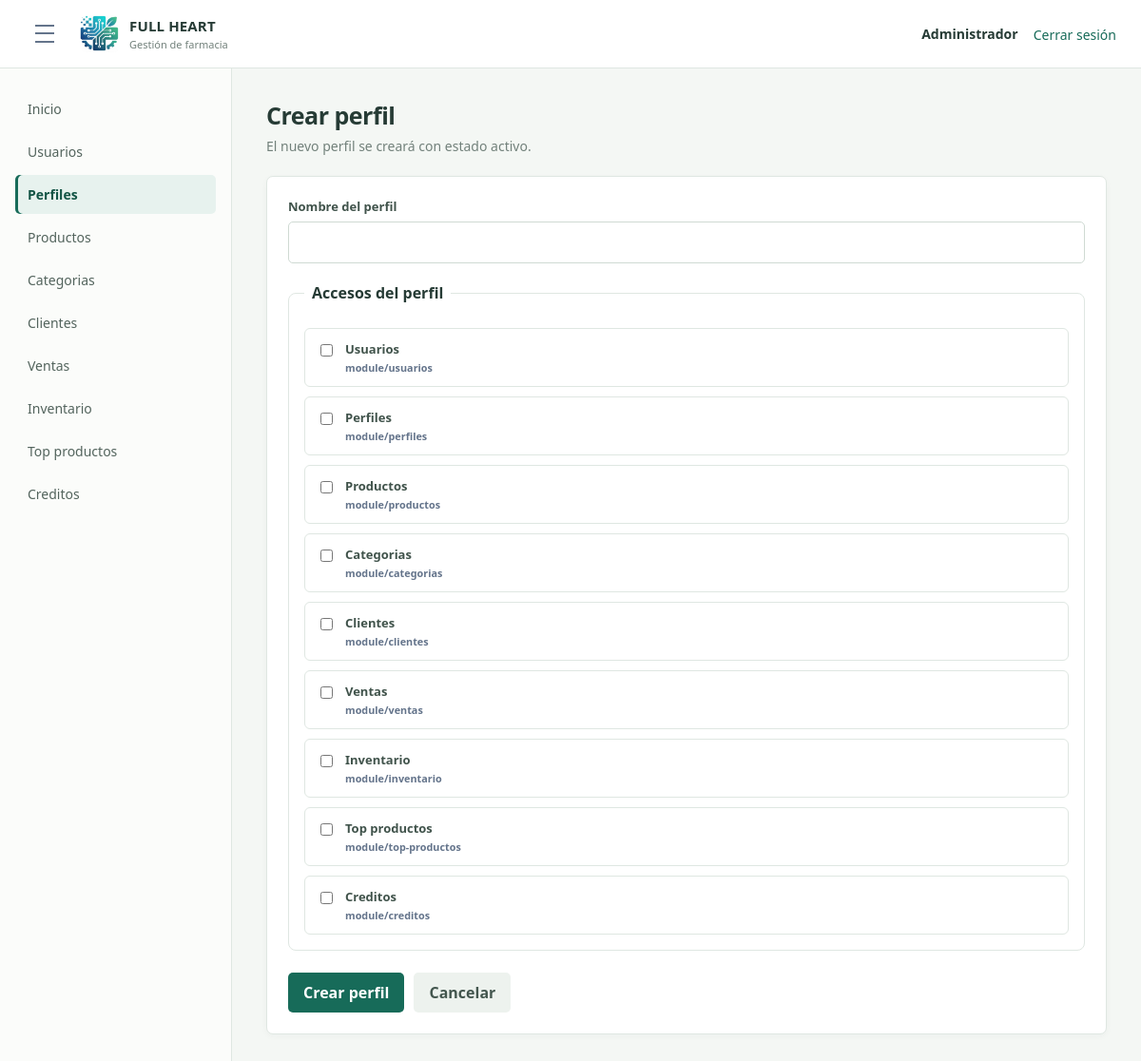
Page /index.php?route=module/perfiles/crear (signed in) on the committed database.
### tables this page shows
CREATE TABLE `opcion` (
  `idopcion` int(11) NOT NULL AUTO_INCREMENT,
  `descripcion` varchar(100) NOT NULL,
  `url` varchar(200) NOT NULL,
  `icono` varchar(50) NOT NULL DEFAULT 'fa-circle',
  `estado` tinyint(1) NOT NULL DEFAULT 1,
  `fecha_creacion` datetime NOT NULL DEFAULT current_timestamp(),
  PRIMARY KEY (`idopcion`)
);

### app/Controllers/PerfilController.php (called while the page is built, shortened)
<?php
class PerfilController
{
    private Profile $profiles;
    public function __construct(Profile $profiles)
    {
        $this->profiles = $profiles;
    }
    public function create(): void
    {
        $this->form(false);
    }
    private function form(bool $editing): void
    {
        $menuOptions = $this->requireAccess(["GET", "POST"]);
        $profile = $editing ? $this->requireProfile($_GET["id"] ?? null) : ["idperfil" => 0, "nombre" => ""];
        $accessOptions = $this->profiles->optionsWithAccess((int) ($profile["idperfil"] ?? 0));
        require __DIR__ . "/../Views/layout/app.php";
    }
    private function requireAccess(array $methods): array
    {
        $menuOptions = $this->profiles->menuOptions((int) ($_SESSION["idperfil"] ?? 0));
        foreach ($menuOptions as $option) {
            if (in_array($option["url"] ?? "", ["module/perfiles", "vista/perfiles.php"], true)) {
                $allowed = true;
                break;
            }
        }
        return $menuOptions;
    }
}

### app/Models/Profile.php (called while the page is built, shortened)
<?php
class Profile
{
    private PDO $db;
    public function __construct(PDO $db)
    {
        $this->db = $db;
    }
    public function optionsWithAccess(int $profileId = 0): array
    {
        $sql = "SELECT o.idopcion, o.descripcion, o.url, o.icono,
                       CASE WHEN a.idopcion IS NULL THEN 0 ELSE a.estado END AS permitido
                FROM opcion o
                LEFT JOIN acceso a ON a.idopcion = o.idopcion AND a.idperfil = :idperfil
                WHERE o.estado = 1
                ORDER BY o.idopcion";
        $statement = $this->db->prepare($sql);
        $statement->execute(["idperfil" => $profileId]);
        return $statement->fetchAll(PDO::FETCH_ASSOC);
    }
    public function menuOptions(int $profileId): array
    {
        $sql = "SELECT o.descripcion, o.url, o.icono
                FROM acceso a
                INNER JOIN opcion o ON o.idopcion = a.idopcion
                WHERE a.idperfil = :idperfil
                  AND a.estado = 1
                  AND o.estado = 1
                ORDER BY o.idopcion";
        $statement = $this->db->prepare($sql);
        $statement->execute(["idperfil" => $profileId]);
        return $statement->fetchAll();
    }
}

### app/Models/User.php (called while the page is built, shortened)
<?php
class User
{
    private PDO $db;
    public function __construct(PDO $db)
    {
        $this->db = $db;
    }
    public function isActive(int $id): bool
    {
        $statement = $this->db->prepare("SELECT 1 FROM usuario WHERE idusuario = :id AND estado = 1");
        $statement->execute(["id" => $id]);
        return $statement->fetchColumn() !== false;
    }
}

### app/Views/perfiles/form.php (the view, shortened to what this page needs)
<div class="page-title">
    <h1><?= $editing ? "Editar perfil" : "Crear perfil" ?></h1>
    <p><?= $editing ? "Actualiza el nombre del perfil." : "El nuevo perfil se creará con estado activo." ?></p>
</div>
<section class="panel">
    <form class="form-stack" method="post" action="index.php?route=module/perfiles/<?= $editing ? 'editar&amp;id=' . (int) $profile['idperfil'] : 'crear' ?>">
        <div class="form-field">
            <label for="nombre">Nombre del perfil</label>
            <input id="nombre" name="nombre" type="text" maxlength="50" required value="<?= htmlspecialchars($profile["nombre"], ENT_QUOTES, "UTF-8") ?>">
        </div>
        <fieldset class="access-grid">
            <legend>Accesos del perfil</legend>
            <?php foreach ($accessOptions as $option): ?>
                <label class="check-card">
                    <input type="checkbox" name="opciones[]" value="<?= (int) $option["idopcion"] ?>" <?= (int) $option["permitido"] === 1 ? "checked" : "" ?>>
                    <span>
                        <strong><?= htmlspecialchars($option["descripcion"], ENT_QUOTES, "UTF-8") ?></strong>
                        <small><?= htmlspecialchars($option["url"], ENT_QUOTES, "UTF-8") ?></small>
                    </span>
                </label>
            <?php endforeach; ?>
        </fieldset>
        <div class="form-actions">
            <button class="btn btn-primary" type="submit"><?= $editing ? "Guardar cambios" : "Crear perfil" ?></button>
            <a class="btn btn-light" href="index.php?route=module/perfiles">Cancelar</a>
        </div>
    </form>
</section>

### app/Views/layout/sidebar.php
<?php $currentRoute = $_GET["route"] ?? "dashboard"; ?>
<aside class="sidebar">
    <nav aria-label="Menu principal">
        <a href="index.php?route=dashboard" <?= $currentRoute === "dashboard" ? 'aria-current="page"' : "" ?>>Inicio</a>
        <?php foreach ($menuOptions as $option): ?>
            <?php $route = $option["url"] ?? ""; ?>
            <a href="index.php?route=<?= urlencode($route) ?>" <?= ($currentRoute === $route || str_starts_with($currentRoute, $route . "/")) ? 'aria-current="page"' : "" ?>>
                <?= htmlspecialchars($option["descripcion"]) ?>
            </a>
        <?php endforeach; ?>
    </nav>
</aside>

### public/css/styles.css (style rules this page uses)
* { box-sizing: border-box; }
body { margin: 0; font-family: Arial, sans-serif; color: #1f2937; background: #f3f6fb; }
a { color: inherit; }
.login-card p, .page-title p { margin: 8px 0 24px; color: #64748b; }
label { display: block; margin: 14px 0 7px; font-size: 14px; font-weight: 700; }
input, select { width: 100%; min-height: 44px; padding: 10px 12px; border: 1px solid #cbd5e1; border-radius: 6px; font: inherit; background: #ffffff; }
.btn { display: inline-flex; align-items: center; justify-content: center; min-height: 40px; padding: 10px 16px; border: 0; border-radius: 6px; font: inherit; font-weight: 700; text-decoration: none; cursor: pointer; }
.btn-primary { background: #0f766e; color: #ffffff; }
.btn-light { background: #e2e8f0; color: #0f172a; }
.sidebar { width: 230px; padding: 20px; background: #ffffff; border-right: 1px solid #e5e7eb; transition: width 0.2s ease, padding 0.2s ease, transform 0.2s ease; }
.sidebar nav { display: grid; gap: 8px; }
.sidebar a { padding: 10px 12px; border-radius: 6px; color: #334155; text-decoration: none; }
.sidebar a:hover, .sidebar a[aria-current="page"] { background: #e0f2f1; color: #0f766e; }
h1 { margin: 0; font-size: 24px; }
.summary-card, .panel { padding: 20px; background: #ffffff; border: 1px solid #e5e7eb; border-radius: 8px; }
.form-stack { display: grid; gap: 18px; }
.form-field label { margin-top: 0; }
.form-actions { display: flex; flex-wrap: wrap; gap: 10px; }
.access-grid { margin: 0; padding: 16px; border: 1px solid #e2e8f0; border-radius: 8px; }
.access-grid legend { padding: 0 8px; font-weight: 700; }
.check-card { display: flex; align-items: flex-start; gap: 10px; margin: 10px 0 0; padding: 12px; border: 1px solid #e5e7eb; border-radius: 6px; cursor: pointer; }
.check-card input { width: auto; min-height: auto; margin-top: 4px; }
.check-card strong, .check-card small { display: block; }
.check-card small { margin-top: 3px; color: #64748b; }
:root { --farmacia-green: #176b59; --farmacia-green-dark: #125445; --farmacia-green-soft: #e7f2ee; --farmacia-ink: #263b35; --farmacia-muted: #72817b; --farmacia-border: #dfe7e2; --farmacia-paper: #ffffff; --farmacia-background: #f4f7f4; }
body { color: var(--farmacia-ink); background: var(--farmacia-background); font-family: "Segoe UI", Arial, sans-serif; }
.sidebar { width: 244px; padding: 22px 16px; background: #fbfcfa; border-right-color: var(--farmacia-border); }
.sidebar nav { gap: 4px; }
.sidebar a { padding: 11px 13px; border-radius: 5px; color: #53645d; font-size: 14px; }
.sidebar a[aria-current="page"] { background: var(--farmacia-green-soft); color: var(--farmacia-green-dark); font-weight: 700; box-shadow: inset 3px 0 var(--farmacia-green); }
.page-title { margin-bottom: 22px; }
.page-title h1 { color: var(--farmacia-ink); font-size: 25px; letter-spacing: -.02em; }
.page-title p { margin: 6px 0 0; color: var(--farmacia-muted); font-size: 14px; }
.panel, .summary-card { background: var(--farmacia-paper); border: 1px solid var(--farmacia-border); border-radius: 7px; box-shadow: 0 2px 7px rgba(35, 66, 53, .035); }
.panel { padding: 22px; }
.btn-primary { background: var(--farmacia-green); }
.btn-light { background: #edf2ee; color: #43564e; }
.btn { border-radius: 5px; }
input, select { border-color: #cfdad3; border-radius: 5px; color: var(--farmacia-ink); }
label { color: #40534b; font-size: 13px; }
.form-stack { gap: 20px; }
.form-actions { padding-top: 3px; }
.access-grid, .check-card { border-color: var(--farmacia-border); }

### rows in the picture
opcion: descripcion "Usuarios", url "module/usuarios"
opcion: descripcion "Perfiles", url "module/perfiles"
opcion: descripcion "Productos", url "module/productos"
opcion: descripcion "Categorias", url "module/categorias"
opcion: descripcion "Clientes", url "module/clientes"
opcion: descripcion "Ventas", url "module/ventas"
opcion: descripcion "Inventario", url "module/inventario"
opcion: descripcion "Top productos", url "module/top-productos"
opcion: descripcion "Creditos", url "module/creditos"

### other values in the picture
$_SESSION["nombre"] "Administrador"
